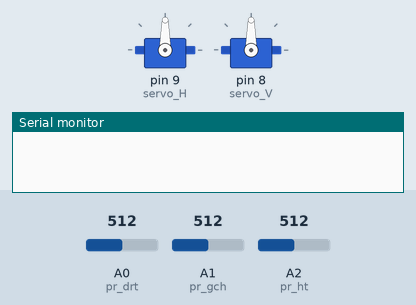
The sketch below on a simulated Arduino Uno, built with avr-gcc and run on an emulated ATmega328P. Shown: 2 × servo, the last lines printed to the serial monitor. Inputs (shaded band) come from the test bench; at power-on: A1 (pr_gch) = 512, A2 (pr_ht) = 512, A0 (pr_drt) = 512.

Above: at 1.2 s.
1.3 s: A1 (pr_gch) set to 555
At 3.9 s:
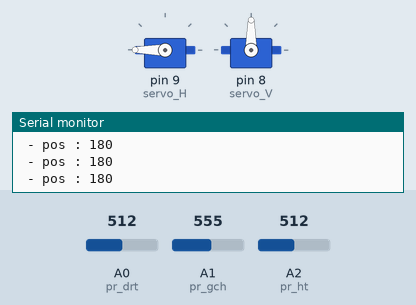
4.3 s: A2 (pr_ht) set to 545
5.8 s: A2 (pr_ht) set to 577
At 7.4 s:
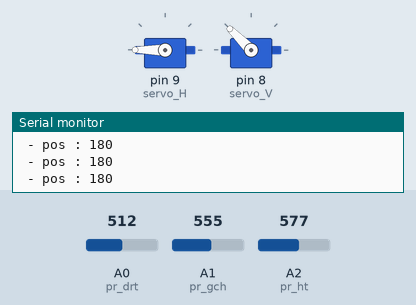
8.2 s: A0 (pr_drt) set to 576
9.7 s: A0 (pr_drt) set to 594
At 10.16 s:
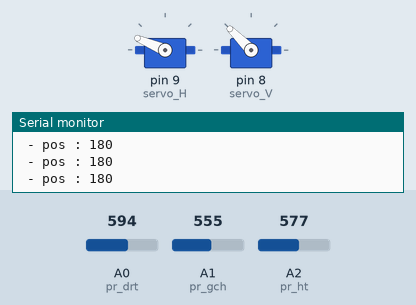
12.7 s: A1 (pr_gch) set to 716
At 18.3 s:
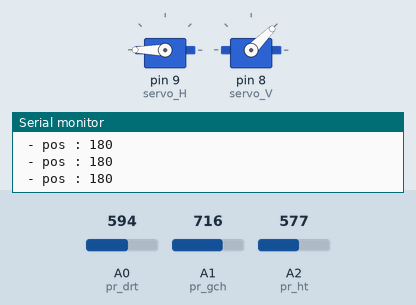
Timing chart, 0 to 18.5 s (numbered marks = the images above; inputs shaded):
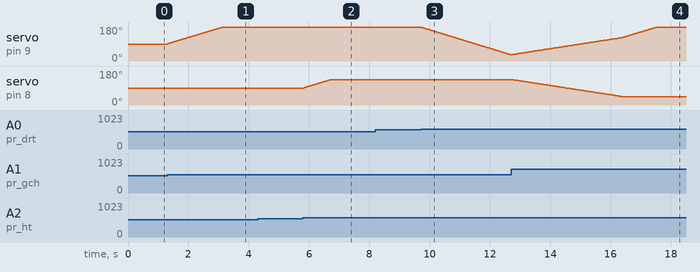

The sketch:

heliostat.ino
```cpp
#include <Servo.h>

//Servo moteur horizontal
Servo servo_H;  // servo mouvement horizontal
Servo servo_V;  // servo mouvement vertical

int posH = 90, posV = 90;    // variable pour stocker la position courante du servo

const int pr_drt = A0;
const int pr_gch = A1;
const int pr_ht = A2;

int lum_drt;
int lum_gch;
int lum_ht;
int lum_bas;

void setup()
{
  servo_H.attach(9);  // attacher notre objet myservo au servomoteur branché sur la broche 9
  servo_V.attach(8);
  servo_H.write(posH); // initialisation au centre
  servo_V.write(posV); //initialisation au centre
  Serial.begin(9600);

  pinMode(pr_drt, INPUT); //photoresistance droite


  pinMode(pr_gch, INPUT); //photoresistance gauche
}


void loop()
{
   lum_drt = analogRead(pr_drt) ;
   lum_gch = analogRead(pr_gch) ;
   lum_bas = (lum_drt+lum_gch)/2;
   lum_ht  = analogRead(pr_ht) ;

/*   Serial.print("Drt : ");
   Serial.print(lum_drt);
   Serial.print("- Gch : ");
   Serial.print(lum_gch);
   Serial.print("- Bas : ");
   Serial.print(lum_bas);
   Serial.print(" - Haut : ");
   Serial.println(lum_ht);        */

   if (lum_drt > lum_gch*1.05) {
//    Serial.print(" - pos : ");
//    Serial.println(posH);
      if (posH > 1) {
        posH -= 1;
        servo_H.write(posH);
        delay(20);
      }
   }
   else if (lum_gch > lum_drt*1.05) {
           Serial.print(" - pos : ");
           Serial.println(posH);
           if (posH < 180) {
                posH += 1;
                servo_H.write(posH);
                delay(20);
        }
   }

//   Serial.print("posV = ");
//   Serial.println(posV) ;

   if (lum_ht > lum_bas*1.05) {
      if (posV < 135) {
        posV += 1;
        servo_V.write(posV);
        delay(20);
        }
   }
   else if (lum_bas > lum_ht*1.05) {
//           Serial.print("posV = ");
//           Serial.println(posV) ;
           if (posV > 45) {
              posV -= 1;
              servo_V.write(posV);
              delay(20);
              }
            }

}
```

Measured:
- the behaviour switches between 537 and 538 on A1 (pr_gch) (found by bisection; images 0 and 1)
- the behaviour switches between 559 and 560 on A2 (pr_ht) (found by bisection; images 1 and 2)
- the behaviour switches between 582 and 583 on A0 (pr_drt) (found by bisection; images 2 and 3)
- after the input at 1.3 s, servo on pin 9 (servo_H): moves from 90° to 180° over 1.8 s, starting at once
- after the input at 5.8 s, servo on pin 8 (servo_V): moves from 90° to 135° over 0.91 s, starting at once
- after the input at 9.7 s, servo on pin 9 (servo_H): moves from 180° to 33° over 3.0 s, starting at once
- after the input at 12.7 s, servo on pin 8 (servo_V): moves from 135° to 45° over 3.6 s, starting at once
